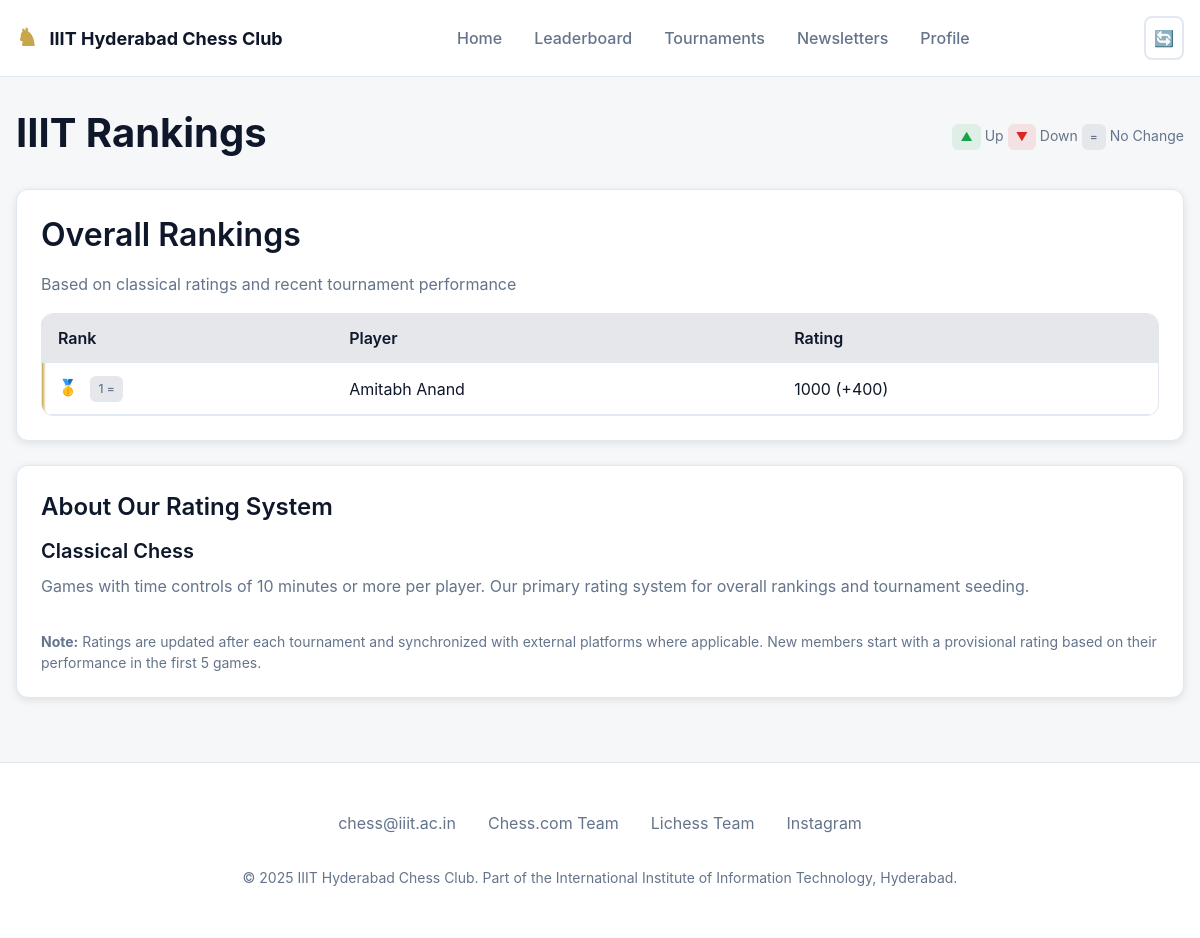
The app's page /leaderboard with its own data.
### accounts/models.py (models this page shows, shortened)
class User(AbstractUser):
    def __str__(self):
        return f"{self.username}"

class UserProfile(models.Model):
    user = models.OneToOneField(User, on_delete=models.CASCADE, related_name="profile")
    rating = models.IntegerField(default=600)
    last_rating = models.IntegerField(default=600)
    last_rank = models.IntegerField(default=0)
    chessdotcom = models.CharField(max_length=64, blank=True, null=True)
    lichess = models.CharField(max_length=64, blank=True, null=True)

### leaderboard/views.py (the view)
# urls.py: path('', include('leaderboard.urls')),
def leaderboard(request):
    users = User.objects.all().order_by('-profile__rating')
    leaderboard_data = []
    with transaction.atomic():
        for index, user in enumerate(users, start=1):
            profile = user.profile
            current_rank = index
            last_rank = profile.last_rank or current_rank
            rank_change = last_rank - current_rank
            leaderboard_data.append({
                "user": user,
                "current_rank": current_rank,
                "rank_change": rank_change,
                "moved_up": current_rank < last_rank,
                "moved_down": current_rank > last_rank,
                "rating_change": profile.rating - profile.last_rating,
            })
            if profile.last_rank != current_rank:
                profile.last_rank = current_rank
                profile.save(update_fields=['last_rank'])
    return render(request, 'leaderboard.html', {"leaderboard": leaderboard_data})

### IIITChessClub/templates/leaderboard.html (shortened to what this page needs)
<!DOCTYPE html>
{% load static %}
<html lang="en">
<head>
  <link rel="stylesheet" href="{% static 'css/styles.css' %}">
</head>
<body>
  <nav class="navbar">
    <div class="container">
      <div class="nav-content">
        <a href="{% url 'home' %}" class="nav-logo">
          IIIT Hyderabad Chess Club
        </a>
        <ul class="nav-links">
          <li><a href="{% url 'home' %}" class="nav-link">Home</a></li>
          <li><a href="{% url 'leaderboard' %}" class="nav-link">Leaderboard</a></li>
          <li><a href="{% url 'tournaments' %}" class="nav-link">Tournaments</a></li>
          <li><a href="{% url 'newsletters' %}" class="nav-link">Newsletters</a></li>
          <li><a href="{% url 'profile' %}" class="nav-link">Profile</a></li>
        </ul>
        <div class="nav-controls">
          <button class="theme-toggle" aria-label="Toggle theme">🔄</button>
        </div>
      </div>
    </div>
  </nav>
  <main class="container" style="margin-top: 2rem;">
    <div class="flex items-center justify-between mb-6">
      <h1>IIIT Rankings</h1>
      <div class="text-muted" style="font-size: 0.875rem;">
        <span class="badge badge-success">▲</span> Up
        <span class="badge badge-danger">▼</span> Down
        <span class="badge badge-neutral">=</span> No Change
      </div>
    </div>
    <div class="card mb-6">
      <h2>Overall Rankings</h2>
      <p class="text-muted mb-4">Based on classical ratings and recent tournament performance</p>
      <div class="table-container">
        <div class="table-scroll">
          <table class="table leaderboard" id="overall-rankings">
            <thead>
              <tr>
                <th>Rank</th>
                <th>Player</th>
                <th>Rating</th>
              </tr>
            </thead>
            <tbody>
              {% for entry in leaderboard %}
              <tr>
                <td>
                  {% if entry.moved_up %}
                    <span class="badge badge-success">{{ entry.current_rank }} ▲</span>
                  {% elif entry.moved_down %}
                    <span class="badge badge-danger">{{ entry.current_rank }} ▼</span>
                  {% else %}
                    <span class="badge badge-neutral">{{ entry.current_rank }} =</span>
                  {% endif %}
                </td>
                <td>{{ entry.user.first_name }} {{ entry.user.last_name }}</td>
                <td>
                  {{ entry.user.profile.rating }}
                  {% with entry.rating_change as change %}
                    {% if change > 0 %}
                      <span class="text-success">(+{{ change }})</span>
                    {% elif change < 0 %}
                      <span class="text-danger">({{ change }})</span>
                    {% endif %}
                  {% endwith %}
                </td>
              </tr>
              {% endfor %}
            </tbody>
          </table>
        </div>
      </div>
    </div>
    <div class="card mt-6">
      <h3>About Our Rating System</h3>
      <div class="grid grid-2">
        <div>
          <h4>Classical Chess</h4>
          <p>Games with time controls of 10 minutes or more per player. Our primary rating system for overall rankings and tournament seeding.</p>
        </div>
      </div>
      <div class="mt-4 text-muted" style="font-size: 0.875rem;">
        <strong>Note:</strong> Ratings are updated after each tournament and synchronized with external platforms where applicable.
        New members start with a provisional rating based on their performance in the first 5 games.
      </div>
    </div>
  </main>
  <footer class="footer">
    <div class="container">
      <div class="footer-content">
        <div class="footer-links">
          <a href="mailto:chess@iiit.ac.in">chess@iiit.ac.in</a>
          <a href="#">Chess.com Team</a>
          <a href="#">Lichess Team</a>
          <a href="#">Instagram</a>
        </div>
        <div class="footer-info">
          <p>&copy; 2025 IIIT Hyderabad Chess Club. Part of the International Institute of Information Technology, Hyderabad.</p>
        </div>
      </div>
    </div>
  </footer>
</body>
</html>

### static/css/styles.css (style rules this page uses)
:root { --bg: #f6f7f9; --surface: #ffffff; --text: #0f172a; --text-secondary: #64748b; --muted: #e5e7eb; --accent: #c8a64b; --accent-hover: #b8964b; --success: #16a34a; --danger: #dc2626; --warning: #d97706; --border: #e2e8f0; --shadow: rgba(0, 0, 0, 0.1); --shadow-lg: rgba(0, 0, 0, 0.15); }
*, *::before, *::after { box-sizing: border-box; }
* { margin: 0; }
body { line-height: 1.5; -webkit-font-smoothing: antialiased; font-family: 'Inter', ui-sans-serif, system-ui, -apple-system, BlinkMacSystemFont, "Segoe UI", Roboto, "Helvetica Neue", Arial, "Noto Sans", sans-serif; background-color: var(--bg); color: var(--text); transition: background-color 0.3s ease, color 0.3s ease; }
input, button, textarea, select { font: inherit; }
p, h1, h2, h3, h4, h5, h6 { overflow-wrap: break-word; }
.container { max-width: 1200px; margin: 0 auto; padding: 0 1rem; }
.card { background: var(--surface); border-radius: 12px; padding: 1.5rem; box-shadow: 0 2px 8px var(--shadow); border: 1px solid var(--border); transition: all 0.3s ease; }
.grid { display: grid; gap: 1.5rem; }
.grid-2 { grid-template-columns: repeat(auto-fit, minmax(300px, 1fr)); }
.flex { display: flex; }
.items-center { align-items: center; }
.justify-between { justify-content: space-between; }
h1 { font-size: 2.5rem; font-weight: 700; line-height: 1.2; margin-bottom: 0.5rem; }
h2 { font-size: 2rem; font-weight: 600; line-height: 1.3; margin-bottom: 1rem; }
h3 { font-size: 1.5rem; font-weight: 600; line-height: 1.4; margin-bottom: 0.75rem; }
h4 { font-size: 1.25rem; font-weight: 600; margin-bottom: 0.5rem; }
p { color: var(--text-secondary); margin-bottom: 1rem; line-height: 1.6; }
.text-muted { color: var(--text-secondary); }
.navbar { position: sticky; top: 0; z-index: 100; background: var(--surface); border-bottom: 1px solid var(--border); backdrop-filter: blur(10px); transition: all 0.3s ease; }
.nav-content { display: flex; align-items: center; justify-content: space-between; padding: 1rem 0; }
.nav-logo { display: flex; align-items: center; gap: 0.75rem; font-weight: 700; font-size: 1.125rem; color: var(--text); text-decoration: none; transition: color 0.3s ease; }
.nav-logo::before { content: "♞"; font-size: 1.5rem; color: var(--accent); }
.nav-links { display: flex; list-style: none; gap: 2rem; margin: 0; padding: 0; }
.nav-link { color: var(--text-secondary); text-decoration: none; font-weight: 500; padding: 0.5rem 0; position: relative; transition: color 0.3s ease; }
.nav-controls { display: flex; align-items: center; gap: 1rem; }
.theme-toggle { background: none; border: 2px solid var(--border); border-radius: 8px; padding: 0.5rem; cursor: pointer; color: var(--text); transition: all 0.3s ease; display: flex; align-items: center; justify-content: center; }
.table-container { background: var(--surface); border-radius: 12px; overflow: hidden; border: 1px solid var(--border); }
.table-scroll { max-height: 400px; overflow-y: auto; }
.table { width: 100%; border-collapse: collapse; }
.table th, .table td { padding: 0.75rem 1rem; text-align: left; border-bottom: 1px solid var(--border); }
.table th { background: var(--muted); font-weight: 600; color: var(--text); position: sticky; top: 0; z-index: 10; }
.table tr:nth-child(-n+3) { background: linear-gradient(90deg, var(--accent), transparent); background-size: 4px 100%; background-repeat: no-repeat; }
.table.leaderboard tr:first-child td:first-child::before { content: "🥇"; margin-right: 0.5rem; }
.table tr:first-child td:first-child::before { margin-right: 0.5rem; }
.badge { display: inline-flex; align-items: center; padding: 0.25rem 0.5rem; border-radius: 6px; font-size: 0.75rem; font-weight: 500; gap: 0.25rem; }
.badge-success { background: rgba(22, 163, 74, 0.1); color: var(--success); }
.badge-danger { background: rgba(220, 38, 38, 0.1); color: var(--danger); }
.badge-neutral { background: var(--muted); color: var(--text-secondary); }
.footer { background: var(--surface); border-top: 1px solid var(--border); padding: 3rem 0 2rem; margin-top: 4rem; }
.footer-content { text-align: center; }
.footer-links { display: flex; justify-content: center; gap: 2rem; margin-bottom: 2rem; flex-wrap: wrap; }
.footer-links a { color: var(--text-secondary); text-decoration: none; }
.footer-info { color: var(--text-secondary); font-size: 0.875rem; }
.mt-4 { margin-top: 1rem; }
.mb-4 { margin-bottom: 1rem; }
.mb-6 { margin-bottom: 1.5rem; }
html { scroll-behavior: smooth; }

### records on screen
User: current_rank "1", user.first_name "Amitabh", user.last_name "Anand", user.profile.rating "1000", rating_change "400"
